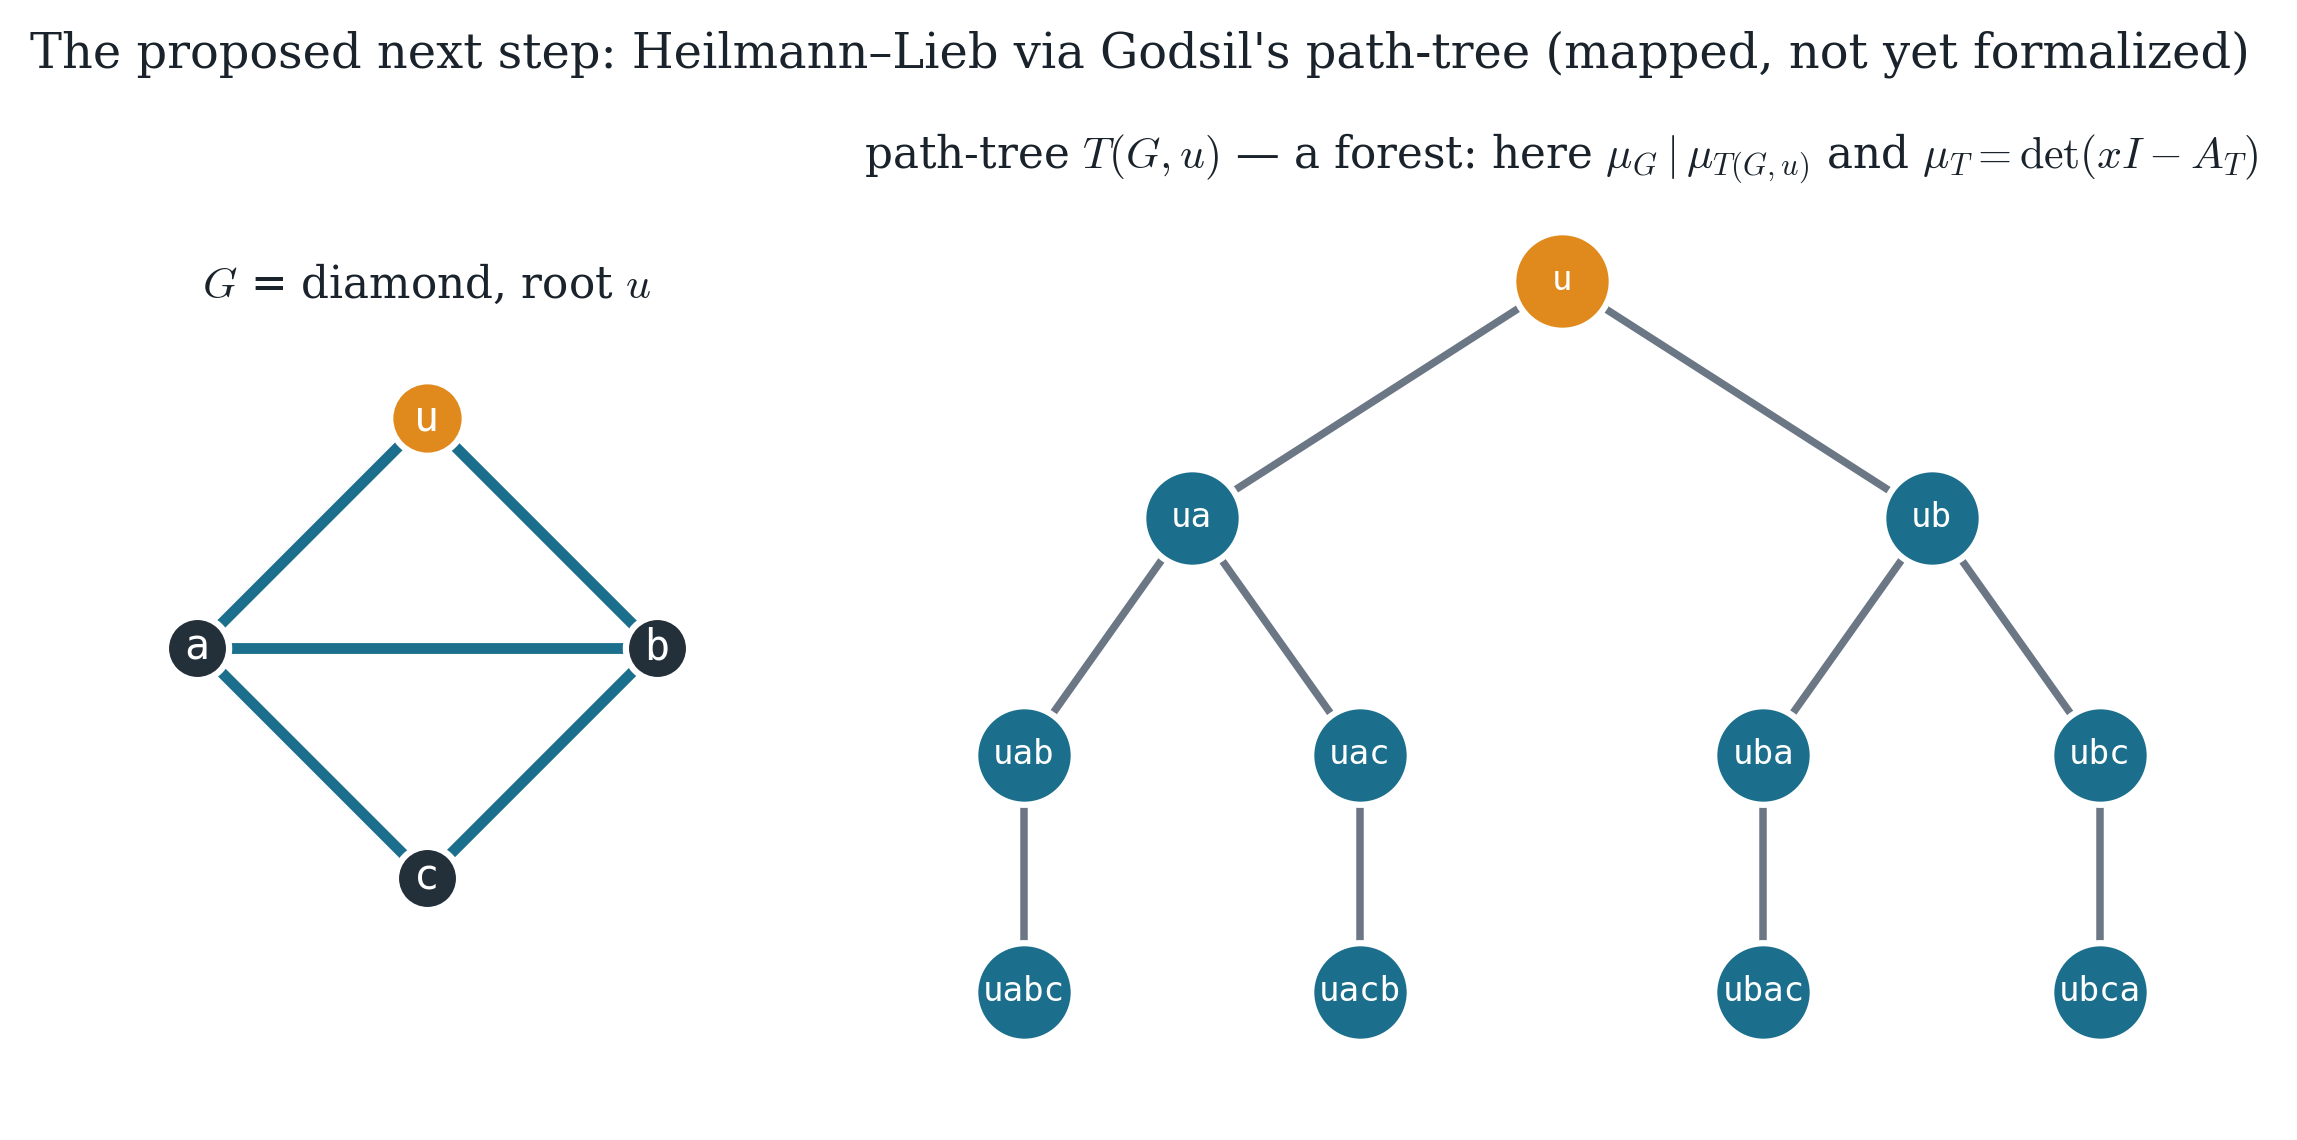

This figure's Python source:
"""Figure 4 — Godsil's path-tree T(G,u), the proposed next step (Section: proposal).

Left:  the diamond G = K4 minus an edge, root u highlighted.
Right: its path-tree T(G,u) — vertices are the paths of G starting at u,
       joined when one extends the other by an edge. T is a forest, so on it
       the matching polynomial equals the characteristic polynomial; and
       mu_G divides mu_{T(G,u)}. Those two facts give Heilmann-Lieb.
This construction is PROPOSED, not yet formalized (honest scope).
"""
import matplotlib.pyplot as plt
from fig_style import setup, save, COL
setup()

# ---------- left: the diamond graph G ----------
gpos = {'u':(0,1.0), 'a':(-1.0,0.0), 'b':(1.0,0.0), 'c':(0,-1.0)}
gedges = [('u','a'),('u','b'),('a','b'),('a','c'),('b','c')]

# ---------- right: the path-tree T(G,u) ----------
# node id -> (label, x, y); paths from u, no repeated vertex
tpos = {
    'u'   : ('u',        1.60, 3.0),
    'ua'  : ('ua',       0.50, 2.0),
    'ub'  : ('ub',       2.70, 2.0),
    'uab' : ('uab',      0.00, 1.0),
    'uac' : ('uac',      1.00, 1.0),
    'uba' : ('uba',      2.20, 1.0),
    'ubc' : ('ubc',      3.20, 1.0),
    'uabc': ('uabc',     0.00, 0.0),
    'uacb': ('uacb',     1.00, 0.0),
    'ubac': ('ubac',     2.20, 0.0),
    'ubca': ('ubca',     3.20, 0.0),
}
tedges = [('u','ua'),('u','ub'),
          ('ua','uab'),('ua','uac'),('ub','uba'),('ub','ubc'),
          ('uab','uabc'),('uac','uacb'),('uba','ubac'),('ubc','ubca')]

fig = plt.figure(figsize=(9.4,4.0))
gs = fig.add_gridspec(1, 2, width_ratios=[1.0, 2.05], wspace=0.08)

# --- left panel ---
axg = fig.add_subplot(gs[0,0])
for i,j in gedges:
    (x0,y0),(x1,y1)=gpos[i],gpos[j]
    axg.plot([x0,x1],[y0,y1], color=COL['pos'], lw=2.6, solid_capstyle='round', zorder=1)
for v,(px,py) in gpos.items():
    isroot = (v=='u')
    axg.scatter([px],[py], s=320 if isroot else 230,
                color=COL['accent'] if isroot else COL['node'],
                zorder=3, edgecolors='white', linewidths=1.5)
    axg.text(px,py, v, ha='center', va='center', fontsize=10,
             color='white', zorder=4, family='monospace')
axg.set_xlim(-1.5,1.5); axg.set_ylim(-1.45,1.45); axg.set_aspect('equal'); axg.axis('off')
axg.set_title(r"$G$ = diamond, root $u$", fontsize=10.5, pad=4)

# --- right panel ---
axt = fig.add_subplot(gs[0,1])
for i,j in tedges:
    (_,x0,y0),(_,x1,y1)=tpos[i],tpos[j]
    axt.plot([x0,x1],[y0,y1], color=COL['grey'], lw=1.8, solid_capstyle='round', zorder=1)
for nid,(lab,px,py) in tpos.items():
    isroot = (nid=='u')
    axt.scatter([px],[py], s=560,
                color=COL['accent'] if isroot else COL['pos'],
                zorder=3, edgecolors='white', linewidths=1.5)
    axt.text(px,py, lab, ha='center', va='center', fontsize=8.2,
             color='white', zorder=4, family='monospace')
axt.set_xlim(-0.5,3.7); axt.set_ylim(-0.5,3.4); axt.axis('off')
axt.set_title(r"path-tree $T(G,u)$ — a forest: here $\mu_G \mid \mu_{T(G,u)}$ and $\mu_{T}=\det(xI-A_T)$",
              fontsize=10.5, pad=4)

fig.suptitle(r"The proposed next step: Heilmann–Lieb via Godsil's path-tree (mapped, not yet formalized)",
             fontsize=11.5, y=1.01)
save(fig, "fig4_path_tree")
